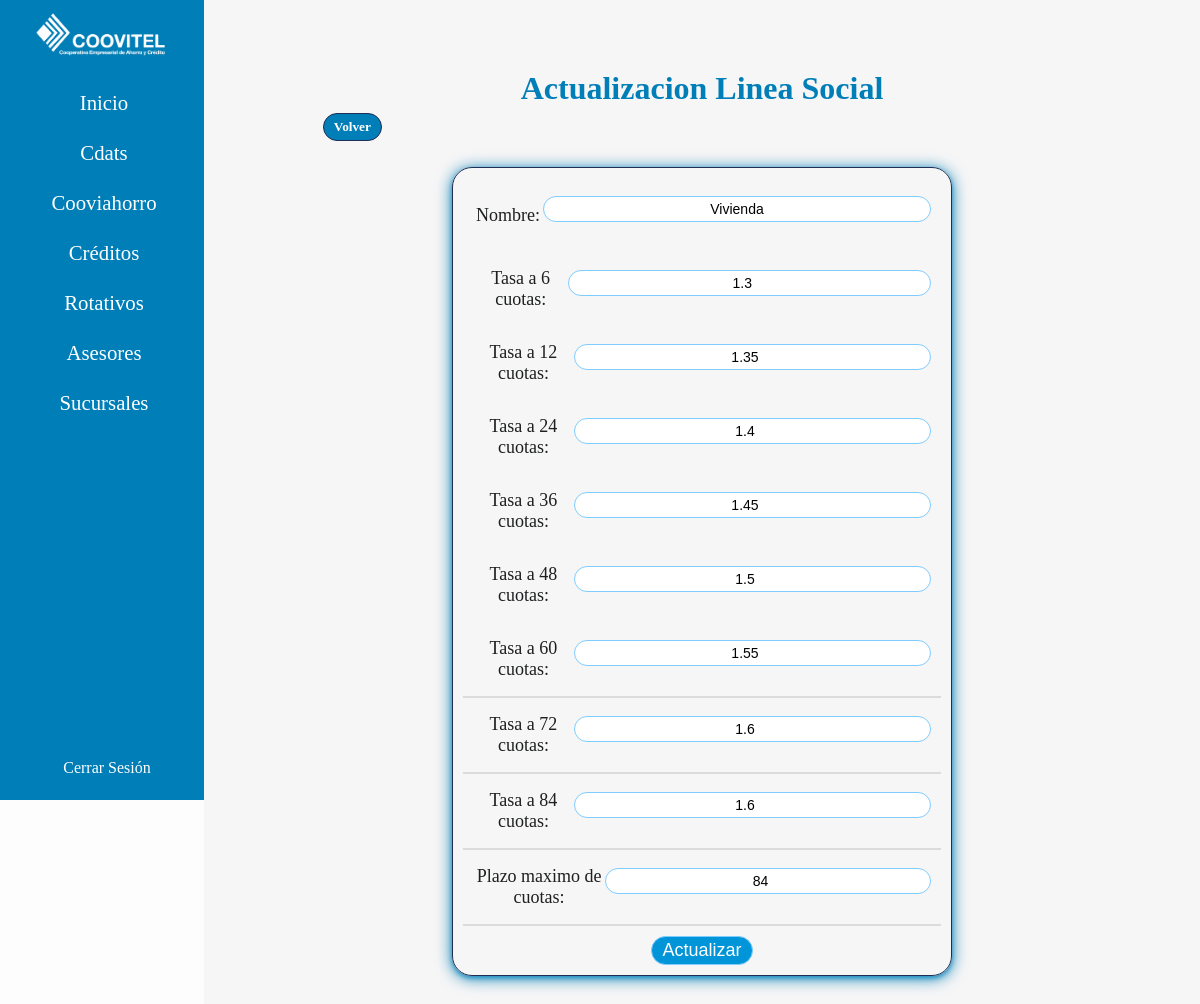
Screenshot of /sociales/updatesociales/1/ (signed in) with the database file from the repository.
### credito/models.py (models this page shows, shortened)
class Sociales(models.Model):
    name = models.CharField(max_length=200)
    tasa6 = models.FloatField()
    tasa12 = models.FloatField()
    tasa24 = models.FloatField()
    tasa36 = models.FloatField()
    tasa48 = models.FloatField(default=0)
    tasa60 = models.FloatField(default=0)
    tasa72 = models.FloatField(default=0)
    tasa84 = models.FloatField(default=0)
    plazoMax = models.IntegerField()

### credito/views.py (the view)
# urls.py: path("sociales/updatesociales/<int:id>/", views.updatesociales, name="updatesociales"),
@login_required
def updatesociales(request, id):
    social = get_object_or_404(Sociales, id=id)
    form = SolcialesForm(instance=social)
    if request.method == 'POST':
        form = SolcialesForm(request.POST, instance=social)
        if form.is_valid():
            form.save()
            return redirect('sociales')
    return render(request, 'creditos/sociales/updatesociales.html', {'form': form})

### credito/forms.py
class SolcialesForm(forms.ModelForm):
    class Meta():
        model = Sociales
        fields = ['name', 'tasa6', 'tasa12', 'tasa24', 'tasa36', 'tasa48', 'tasa60', 'tasa72', 'tasa84', 'plazoMax']
        labels = {
            'name': 'Nombre',
            'tasa6': 'Tasa a 6 cuotas',
            'tasa12': 'Tasa a 12 cuotas',
            'tasa24': 'Tasa a 24 cuotas',
            'tasa36': 'Tasa a 36 cuotas',
            'tasa48': 'Tasa a 48 cuotas',
            'tasa60': 'Tasa a 60 cuotas',
            'tasa72': 'Tasa a 72 cuotas',
            'tasa84': 'Tasa a 84 cuotas',
            'plazoMax': 'Plazo maximo de cuotas',
        }

### controls/templates/creditos/sociales/updatesociales.html (shortened to what this page needs)
{% extends "base.html" %}
{% block content %}
    <div class="types">
        <h1 class="title-type">Actualizacion Linea Social</h1>
        <div class="buttons">
            <a class="bts" href="{% url 'sociales' %}"><h5>Volver</h5></a>
        </div>
        <form method="POST" class="form">
            {{form.as_p}}
            <button onclick="return confirm('Esta seguro de actualizar este rango de Linea Social?')" class="save" type="submit">
                Actualizar
            </button>
        </form>
    </div>
{% endblock %}

### account/static/css/style.css (style rules this page uses)
:root { --backColor: #fdfdfd; --colorWhite: #fff; --colorLinks: #007eb8; --colorOne: #202d54; --colorTwo: #2c3870; --colorThree: #2d2e83; --colorFour: #007eb8; }
* { margin: 0; padding: 0; box-sizing: border-box; }
html { height: 100%; height: 100vh; font-family:Georgia, 'Times New Roman', Times, serif; color: var(--colorFour); }
body { height: auto; min-height: 100%; min-height: 100vh; overflow-y: scroll; background-color: var(--backColor); display: grid; grid-template-areas: "aside main main"; grid-template-columns: 17vw 1fr; grid-template-rows: 1fr auto; }
a { text-decoration: none; }

### controls/static/css/style2.css (style rules this page uses)
:root { --backColor: #fdfdfd; --colorWhite: #fff; --colorLinks: #007eb8; --colorOne: #202d54; --colorTwo: #2c3870; --colorThree: #2d2e83; --colorFour: #007eb8; }
.types { width: 100%; display: flex; flex-direction: column; justify-content: center; align-items: center; }
.title-type { color: var(--colorFour); }
.buttons { width: 90%; display: flex; flex-direction: row; justify-content: space-between; align-items: center; padding: 6px; }
.bts { background-color: #007eb8; border: 1px solid var(--colorOne); border-radius: 20px; padding: 5px 10px; color: #fff; transition: all .3s ease; }
.form p { padding: 10px; display: flex; flex-direction: row; justify-content: space-around; align-items: center; }
.form input { padding: 4px 8px; border-radius: 20px; border: 1px solid #7fccff; }
.form p:nth-child(n+8) { border-bottom: 2px solid #dbdbdb; }
.form label { color: #1e1f20; font-weight: 500; font-size: 18px; }
.save { margin-top: 10px; font-size: 18px; padding: 3px 10px; border-radius: 20px; background-color: #0094d8; color: #fff; transition: all .3s ease; border: 1px solid #7fccff; cursor: pointer; }

### controls/static/css/options.css (style rules this page uses)
:root { --backColor: #fdfdfd; --colorWhite: #fff; --colorLinks: #007eb8; --colorOne: #202d54; --colorTwo: #2c3870; --colorThree: #2d2e83; --colorFour: #007eb8; }

### asesores/static/css/asesores.css (style rules this page uses)
form { width: 100%; max-width: 500px; padding: 20px; border-radius: 8px; }
label { font-size: 20px; color: #333; margin-bottom: 8px; display: block; }
input, textarea { width: 100%; padding: 10px; margin: 8px 0 20px; border: 1px solid #ccc; border-radius: 5px; font-size: 14px; }
form p { display: flex; flex-direction: column; }
form p label { text-align: center; margin: 3px; font-weight: 700; }
form p input { padding: 10px 20px; border: 0; border-radius: 25px; cursor: pointer; text-align: center; }
.types { width: 100%; height: max-content; display: flex; flex-direction: column; }
.title-type { color: var(--colorFour); }
.form p:nth-child(n+8) { border-bottom: 2px solid #dbdbdb; }
.form label { color: #1e1f20; font-weight: 500; font-size: 18px; }
.form input { padding: 4px 8px; border-radius: 20px; border: 1px solid #7fccff; }
.save { margin-top: 10px; font-size: 18px; padding: 3px 10px; border-radius: 20px; background-color: #0094d8; color: #fff; transition: all .3s ease; border: 1px solid #7fccff; cursor: pointer; }

### asesores/static/css/paginator.css (style rules this page uses)
:root { --backColor: #fdfdfd; --colorWhite: #fff; --colorLinks: #007eb8; --colorOne: #202d54; --colorTwo: #2c3870; --colorTwoLow: #2c387028; --colorThree: #2d2e83; --colorFour: #007eb8; }
a { text-decoration: none; color: var(--colorWhite); }

### rows the page displays
Sociales: name "Vivienda", tasa6 "1.3", tasa12 "1.35", tasa24 "1.4", tasa36 "1.45", tasa48 "1.5", tasa60 "1.55", tasa72 "1.6", tasa84 "1.6", plazoMax "84"
